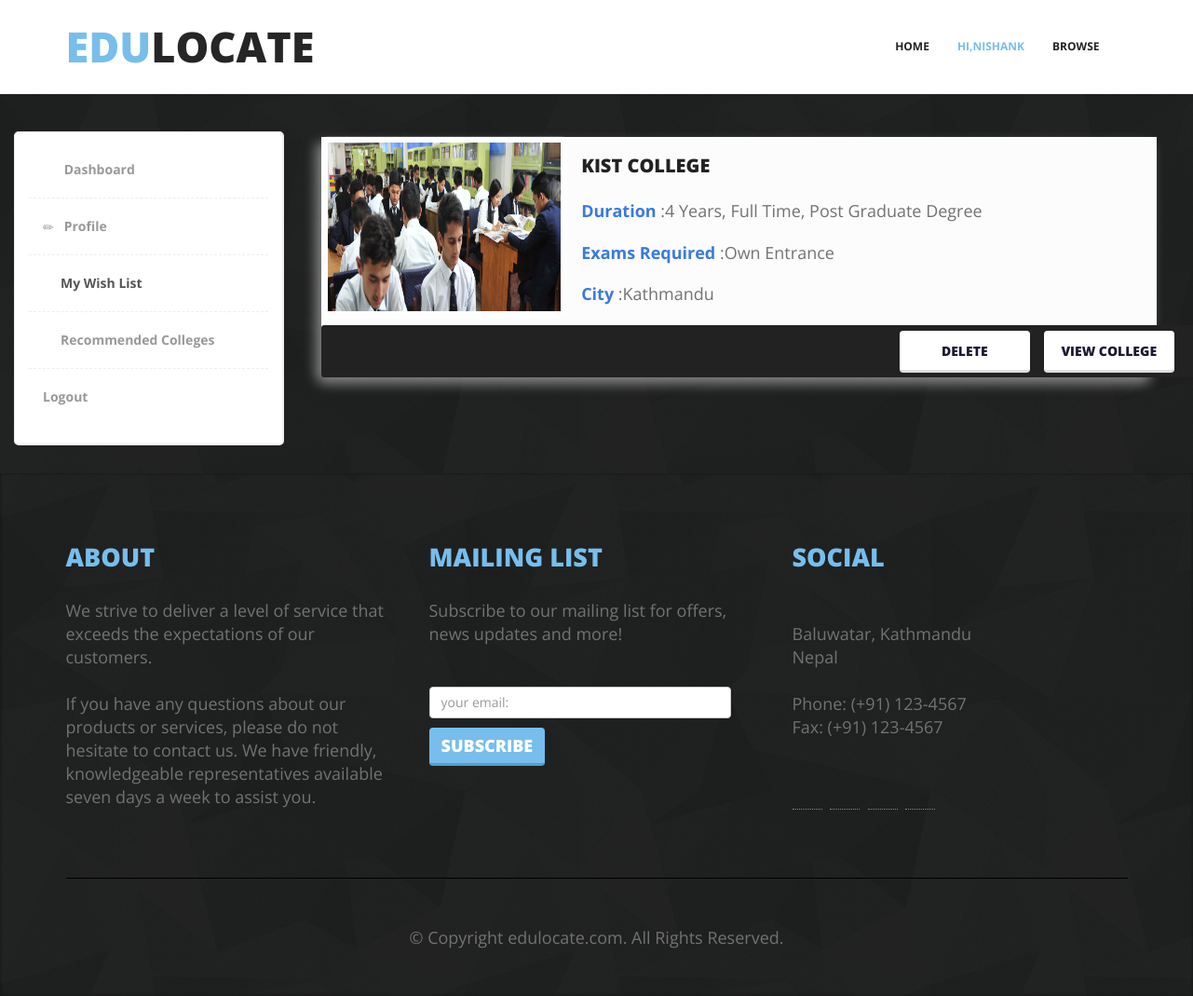
/my_wishlist.php (signed in), run on the app's committed database.
### tables this page shows
CREATE TABLE `user_login` (
  `uid` int(6) NOT NULL,
  `uname` varchar(20) NOT NULL,
  `pass` varchar(14) NOT NULL,
  `fname` varchar(20) NOT NULL
);

CREATE TABLE `college_info` (
  `cid` int(3) NOT NULL,
  `college_name` text NOT NULL,
  `coll_address` varchar(500) NOT NULL,
  `coll_city` char(60) NOT NULL,
  `coll_website` varchar(100) NOT NULL,
  `coll_contact` varchar(25) NOT NULL,
  `coll_email` varchar(50) NOT NULL,
  `about` text NOT NULL,
  `exams_req` varchar(50) DEFAULT NULL,
  `coll_duration` varchar(50) NOT NULL,
  `eligibility` text NOT NULL,
  `recog` varchar(50) NOT NULL,
  `admit_proc` text NOT NULL,
  `fees` varchar(50) NOT NULL,
  `course_status` text NOT NULL,
  `courses` text NOT NULL,
  `degree` varchar(60) NOT NULL,
  `img1` varchar(60) NOT NULL,
  `img2` varchar(60) NOT NULL,
  `img3` varchar(60) NOT NULL
);

### session.php (called while the page is built, shortened)
<?php
$servername = "localhost";
$username = "root";
$password = "";
$dbname = "proj_users";
$conn = new mysqli($servername, $username, $password, $dbname);
$user_check=$_SESSION['login_user'];
$ses_sql="select * from user_login where uname='$user_check'";
$result = $conn->query($ses_sql);
while($row = $result->fetch_assoc())
{
$login_session =$row['fname'];
}
?>

### my_wishlist.php (the view, shortened to what this page needs)
<!DOCTYPE html>
<?php
include('session.php');
$user_name=$login_session;
?>
<html>
<head>
<link href="css/bootstrap.min.css" rel="stylesheet">
<link href="css/style.css" rel="stylesheet">
<link rel="stylesheet" href="css/magnific-popup.css">
<link href="css/styles.css" rel="stylesheet">
</head>
<body>
<header class="main__header">
  <div class="container">
    <nav class="navbar navbar-default" role="navigation">
      <div class="navbar-header">
        <h1 class="navbar-brand"><a href="index.php">EDU<span>LOCATE</span></a></h1>
      </div>
      <div class="navbar-collapse navbar-right" id="bs-example-navbar-collapse-1">
        <ul class="nav navbar-nav">
          <li><a href="index.php">Home</a></li>
          <li class="dropdown active">
           <a href="#" class="dropdown-toggle" data-toggle="dropdown">Hi,<?php echo $user_name; ?></a>
          </li>
          <li><a href="nepal.php">browse</a></li>
        </ul>
      </div>
    </nav>
  </div>
</header>
<section class="main__middle__container">
  <div class="row icons__blocks three__blocks text-center" style="padding: 10px 0 0px;">
    <div class="page-content">
    	<div class="row" style="padding:0px">
		  <div class="col-md-2" style="width: 25%">
		  	<div class="sidebar content-box" style="display: block;">
                <ul class="nav" style="text-align: -webkit-left;">
                    <li><a href="profile_demo.php"><i class="glyphicon glyphicon-home"></i> Dashboard</a></li>
                    <li><a href="profile_details.php"><i class="glyphicon glyphicon-pencil"></i> Profile</a></li>
                    <li class="current"><a href="my_wishlist.php"><i class="glyphicon glyphicon-list"></i>My Wish List</a></li>
                    <li><a href="recommended_list.php"><i class="glyphicon glyphicon-tasks"></i>Recommended Colleges</a></li>
                    <li style="padding-bottom: 10px;"><a href="logout.php">Logout</a></li>
                </ul>
             </div>
		  </div>
<div class="col-md-12" style="width:70%;margin-bottom:90px;margin-top:-20px;">
        <div class="row" style="padding:0px">
<?php
function display_results($id,$cname,$city,$fees,$duration,$exams,$deg,$img1,$img2,$img3)
{
echo "<div class='col-md-12' style='background-color: rgba(255, 255, 255, 0.99);box-shadow: rgba(243, 243, 243, 0.48) -6px 7px 13px 0px;margin-right:40px;margin-left: 25px;padding-left: 0px;margin-top: 26px;border-bottom-left-radius: 10px;border-bottom-right-radius: 10px;padding-top: 15px;' id='college-list'>";
echo "<div class='col-md-4' style='margin-top: 0px;margin-left: -10;margin-left: -15px;'>
      <img src='images/college_images/$img1' alt='pic' class='img-rounded' style='width:100%;height: 195px;border: rgba(255, 255, 255, 0.14) 7.9px solid;margin: -16px auto -104px auto;'>
    </div>
    <div class='col-md-8' style='padding-left: 0px;'>";
    echo "<h3 style='font-size: 20px;text-align: -webkit-left;margin-bottom: 25px;margin-top: 5px;'>$cname</h3>";
    if($deg=="mba")
    {
      echo "<p style='margin-top: 7px;text-align: -webkit-left;'><b style='color:rgb(230, 57, 154);font-size: 18px;'>Duration</b> :$duration</p>
      <p style='margin-top: 7px;text-align: -webkit-left;'><b style='color:rgb(230, 57, 154);font-size: 18px;'>Exams Required</b> :$exams</p>
      <p style='margin-top: 7px;text-align: -webkit-left;'><b style='color:rgb(230, 57, 154);font-size: 18px;'>City</b> :$city</p>
      </div>";
    echo "<div class='col-md-12'' style='background-color: #222222;height: 56px;width: 946px;margin-top: 0.5px;border-radius: 3px;'>";
    echo "<p>";
    echo "<form style='margin-top: -19px;'>";
    echo "<a name='delete-wishlist' class='btn btn-default-mba btn-md-mba' style='margin-top: 5px;margin-left: 600px;margin-right: 10px;' id=$id onclick='function2(this.id)'>Delete</a>";
    echo "<a class='btn btn-default-mba btn-md-mba' style='margin-top: 5px;margin-left: 5px;margin-right: 10px;' id=$id onclick='function1(this.id)'>View College</a>";
    }
    else
    {
    echo "<p style='margin-top: 7px;text-align: -webkit-left;'><b style='color: #397adc;font-size: 18px;'>Duration</b> :$duration</p>
      <p style='margin-top: 7px;text-align: -webkit-left;'><b style='color: #397adc;font-size: 18px;'>Exams Required</b> :$exams</p>
      <p style='margin-top: 7px;text-align: -webkit-left;'><b style='color: #397adc;font-size: 18px;'>City</b> :$city</p>
      </div>";
    echo "<div class='col-md-12'' style='background-color: #222222;height: 56px;width: 946px;margin-top: 0.5px;border-radius: 3px;'>";
    echo "<p>";
    echo "<form style='margin-top: -19px;'>";
    echo "<a name='delete-wishlist' class='btn btn-default btn-md' style='margin-top: 5px;margin-left: 600px;margin-right: 10px;' id=$id onclick='function2(this.id)'>Delete</a>";
    echo "<a class='btn btn-default btn-md' style='margin-top: 5px;margin-left: 5px;margin-right: 10px;' id=$id onclick='function1(this.id)'>View College</a>";
    }
    echo "</form>";
    echo "</p></div></div>";
  }
$servername = "localhost";
$username = "root";
$password = "";
$dbname = "proj_users";
$conn = new mysqli($servername, $username, $password, $dbname);
$sql = "SELECT * FROM user_details where fname='$user_name'";
$result = $conn->query($sql);
    while($row = $result->fetch_assoc())
    {
       $uid=$row['uid'];
    }
$sql1 ="SELECT * FROM wishlist where uid=$uid";
$result1 =$conn->query($sql1);
    while($row = $result1->fetch_assoc())
    {
       $cid=$row['cid'];
$dbname2 = "proj_nepal";
$username2="root";
$conn = new mysqli($servername, $username2, $password, $dbname2);
$sql2 = "SELECT * FROM college_info where cid=$cid";
$result2 = $conn->query($sql2);
if ($result2->num_rows > 0)
{
while($row = $result2->fetch_assoc())
    {
    $id=$row['cid'];
    $cname=$row['college_name'];
    $city=$row['coll_city'];
    $fees=$row['fees'];
    $duration=$row['coll_duration'];
    $exams=$row['exams_req'];
    $deg=$row['degree'];
    $img1=$row['img1'];
    $img2=$row['img2'];
    $img3=$row['img3'];
      display_results($id,$cname,$city,$fees,$duration,$exams,$deg,$img1,$img2,$img3);
    }
}
    }
?>
		  	</div>
		  </div>
		</div>
    </div>
  </div>
  </section>
<footer>
  <div class="container">
    <div class="row">
      <div class="col-md-4">
        <h3>About</h3>
        <p>We strive to deliver a level of service that exceeds the expectations of our customers. <br />
          <br />
          If you have any questions about our products or services, please do not hesitate to contact us. We have friendly, knowledgeable representatives available seven days a week to assist you.</p>
      </div>
      <div class="col-md-4">
        <h3>Mailing list</h3>
        <p>Subscribe to our mailing list for offers, news updates and more!</p>
        <br />
        <form action="#" method="post" class="form-inline" role="form">
          <div class="form-group">
            <input type="email" class="form-control form-control-lg" id="exampleInputEmail2" placeholder="your email:">
          </div>
          <button type="submit" class="btn btn-primary">subscribe</button>
        </form>
      </div>
      <div class="col-md-4">
        <h3>Social</h3>
        <p><br />
          Baluwatar, Kathmandu<br />
          Nepal<br />
          <br />
          Phone: (+91) 123-4567<br />
          Fax: (+91) 123-4567<br />
          <br />
        </p>
        <div class="social__icons"> <a href="#" class="socialicon socialicon-twitter"></a> <a href="#" class="socialicon socialicon-facebook"></a> <a href="#" class="socialicon socialicon-google"></a> <a href="#" class="socialicon socialicon-mail"></a> </div>
      </div>
    </div>
    <hr>
    <p class="text-center">&copy; Copyright edulocate.com. All Rights Reserved.</p>
  </div>
</footer>
</body>
</html>

### css/style.css (style rules this page uses)
a, input, button { -webkit-transition: all ease .2s; -moz-transition: all ease .2s; -o-transition: all ease .2s; transition: all ease .2s; }
body { font-family: Calibri, sans-serif; color: #a6a8a8; font-size: 14px; }
a { color: #77beec; }
hr { border-color: #e5e5e5; margin: 10px 0 10px 0; }
h1, h2, h3, h4, h5, .btn, p.big-paragraph, .carousel-caption, .recent-posts .col-md-9 .text p small, .navbar-default .navbar-brand, .orange { font-family: 'Open Sans', sans-serif; font-weight: 800; }
h1 { font-size: 60px; text-transform: none; color: #262626; }
h3 { font-size: 27px; color: #222; text-transform: uppercase; }
.form-control, .form-control:focus { -webkit-box-shadow: none; box-shadow: none; }
.btn-primary { font-size: 18px; text-transform: uppercase; color: #fff; font-weight: 800; border-color: #77beec; border-bottom: 3px solid #589ecb; background: #77beec; }
.btn-default { font-size: 18px; text-transform: uppercase; color: #1b1931; font-weight: 800; border-color: #fff; border-bottom: 3px solid #dedede; background: #fff; }
.btn-md { font-size: 14px; width: 140px; height: 45px; line-height: 42px; padding: 0; margin-top: 20px; }
header { background: #fff; width: 100%; }
.navbar-default .navbar-brand, .navbar-default .navbar-brand:hover { font-size: 45px; font-weight: 800; color: #77beec; text-transform: none; text-align: center; display: inline-block; margin: 40px auto; padding: 0; border-radius: 3px; -webkit-border-radius: 3px; -moz-border-radius: 3px; -ms-border-radius: 3px; -o-border-radius: 3px; }
.navbar-default .navbar-brand a { color: #77beec; text-decoration: none; }
.navbar-default .navbar-brand span { color: #262626; }
.navbar-default .navbar-brand a span { color: #262626; }
.navbar-default { background: none; border: none; margin-bottom: 0px; position: relative; z-index: 999; }
.navbar-default .navbar-nav { padding: 0px; }
.navbar-default .navbar-nav>li { padding: 40px 0; border-bottom: 1px solid transparent; }
.navbar-default .navbar-nav>li>a { color: #222222; font-size: 12px; padding: 0px 15px; font-weight: bold; font-family: 'Open Sans', sans-serif; box-sizing: border-box; -moz-box-sizing: border-box; text-transform: uppercase; }
.navbar-default .navbar-nav>li.dropdown>a { background: none; }
.navbar-default .navbar-nav>li.active>a, .navbar-default .navbar-nav>li>a:hover, .navbar-default .navbar-nav>li:hover>a, .navbar-default .navbar-nav>.open>a, .navbar-default .navbar-nav>.open>a:hover, .navbar-default .navbar-nav>.open>a:focus, .navbar-default .navbar-nav>li.open>a, .navbar-default .navbar-nav>li.active>a:hover { background: none; color: #77beec; }
.navbar-default .navbar-nav>li:first-child { margin-left: 0px; }
.main__middle__container .row ul, .main__middle__container .row ol { padding-left: 20px; }
.main__middle__container { width: 100%; }
.row { padding: 75px 0; }
.container .row:first-child { padding: 75px 10% 75px 10%; }
.icons__blocks { background: url('../images/bg_pattern.png') repeat left center; width: 100%; margin: 0; padding: 80px 0 80px; }
.icons__blocks p { margin-top: 20px; }
.icons__blocks img.img-rounded { width: 100%; }
.three__blocks { background-color: #353535; }
.three__blocks img { margin: -16px auto 20px auto; width: 90px; }
.socialicon { position: relative; display: inline-block; width: 32px; margin-right: 5px; height: 32px; }
.socialicon-twitter { background: url('../images/social/twitter.png') no-repeat; }
.socialicon-facebook { background: url('../images/social/facebook.png') no-repeat; }
.socialicon-google { background: url('../images/social/google.png') no-repeat; }
.socialicon-mail { background: url('../images/social/mail.png') no-repeat; }
footer { background: #262626 url('../images/bg_pattern.png') repeat; color: #808080; }
footer h3 { padding-bottom: 20px; color: #77beec; }
footer hr { border-top: 1px solid #4e4e4e; margin: 70px 0 0 0; }
footer>.container>.row:first-child { padding: 45px 0; }
footer .text-center { padding: 40px 0; margin: 0; }
footer .form-group { width: 90%; }
footer button.btn-primary { position: relative; top: 10px; }

### data on the page
user_login: fname "NISHANK"
college_info: img1 (picture), college_name "KIST COLLEGE", coll_duration "4 Years, Full Time, Post Graduate Degree", exams_req "Own Entrance", coll_city "Kathmandu"
